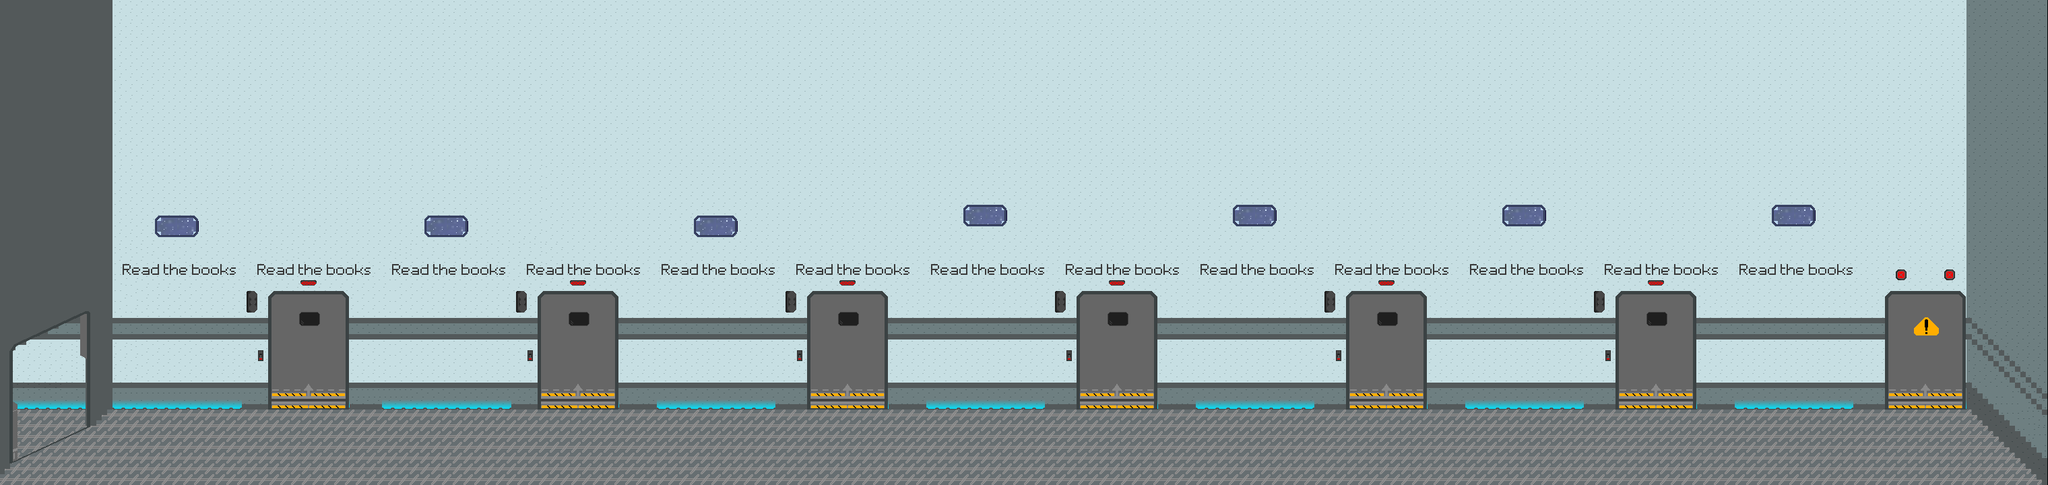

This game map was drawn from its Tiled (.tmx) file and the tilesets committed beside it. A one-line description and the trimmed map source follow:
An orthogonal 380x90 tile map with 8x8 px tiles, 3 tile layers (BACK, MOVE, Front).

<map version="1.5" tiledversion="1.6.0" orientation="orthogonal" renderorder="right-down" width="380" height="90" tilewidth="8" tileheight="8" infinite="0" nextlayerid="4" nextobjectid="1">
 <tileset firstgid="1" source="ShipEnvironment.tsx" />
 <layer id="1" name="BACK" width="380" height="90" offsetx="-1.91667" offsety="0.583333">
  <data>[34200 cells, 34200 non-empty, 49 distinct tile ids]</data>
 </layer>
 <layer id="3" name="MOVE" width="380" height="90">
  <data>[34200 cells, 0 non-empty, 0 distinct tile ids]</data>
 </layer>
 <layer id="2" name="Front" width="380" height="90" offsetx="-2" offsety="0.5">
  <data>[34200 cells, 4138 non-empty, 1229 distinct tile ids]</data>
 </layer>
</map>
